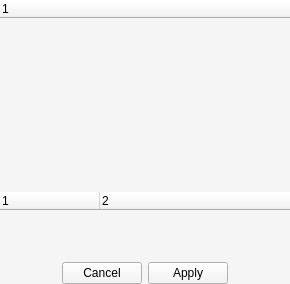
  <widget class="QDockWidget" name="inspector_dock_widget">
   <property name="maximumSize">
    <size>
     <width>400</width>
     <height>524287</height>
    </size>
   </property>
   <property name="styleSheet">
    <string notr="true">background-color: #f5f5f5;</string>
   </property>
   <property name="windowTitle">
    <string>Inspector</string>
   </property>
   <attribute name="dockWidgetArea">
    <number>2</number>
   </attribute>
   <widget class="QWidget" name="inspector_dock_widget_contents">
    <layout class="QVBoxLayout" name="inspector_vertical_layout">
     <property name="leftMargin">
      <number>0</number>
     </property>
     <property name="topMargin">
      <number>0</number>
     </property>
     <property name="rightMargin">
      <number>0</number>
     </property>
     <property name="bottomMargin">
      <number>0</number>
     </property>
     <item>
      <widget class="QSplitter" name="outliner_property_splitter">
       <property name="orientation">
        <enum>Qt::Vertical</enum>
       </property>
       <property name="handleWidth">
        <number>0</number>
       </property>
       <widget class="OutlinerTreeWidget" name="outliner_widget">
        <property name="minimumSize">
         <size>
          <width>290</width>
          <height>0</height>
         </size>
        </property>
        <property name="focusPolicy">
         <enum>Qt::StrongFocus</enum>
        </property>
        <property name="styleSheet">
         <string notr="true">OutlinerTreeWidget { background-color: rgb(96.5%, 96.5%, 96.5%); }

</string>
        </property>
        <property name="frameShape">
         <enum>QFrame::NoFrame</enum>
        </property>
        <property name="editTriggers">
         <set>QAbstractItemView::EditKeyPressed|QAbstractItemView::SelectedClicked</set>
        </property>
        <property name="dragEnabled">
         <bool>true</bool>
        </property>
        <column>
         <property name="text">
          <string notr="true">1</string>
         </property>
        </column>
       </widget>
       <widget class="PropertyEditorWidget" name="property_widget">
        <property name="font">
         <font>
          <stylestrategy>PreferAntialias</stylestrategy>
         </font>
        </property>
        <property name="focusPolicy">
         <enum>Qt::StrongFocus</enum>
        </property>
        <property name="styleSheet">
         <string notr="true">QTreeView {alternate-background-color:#f0f0f0;}</string>
        </property>
        <property name="frameShape">
         <enum>QFrame::NoFrame</enum>
        </property>
        <property name="sizeAdjustPolicy">
         <enum>QAbstractScrollArea::AdjustToContents</enum>
        </property>
        <property name="editTriggers">
         <set>QAbstractItemView::DoubleClicked|QAbstractItemView::EditKeyPressed|QAbstractItemView::SelectedClicked</set>
        </property>
        <property name="alternatingRowColors">
         <bool>true</bool>
        </property>
        <property name="uniformRowHeights">
         <bool>true</bool>
        </property>
        <property name="columnCount">
         <number>2</number>
        </property>
        <column>
         <property name="text">
          <string notr="true">1</string>
         </property>
        </column>
        <column>
         <property name="text">
          <string notr="true">2</string>
         </property>
        </column>
       </widget>
       <widget class="QDialogButtonBox" name="property_buttonbox">
        <property name="layoutDirection">
         <enum>Qt::LeftToRight</enum>
        </property>
        <property name="standardButtons">
         <set>QDialogButtonBox::Apply|QDialogButtonBox::Cancel</set>
        </property>
        <property name="centerButtons">
         <bool>true</bool>
        </property>
       </widget>
      </widget>
     </item>
    </layout>
   </widget>
  </widget>
